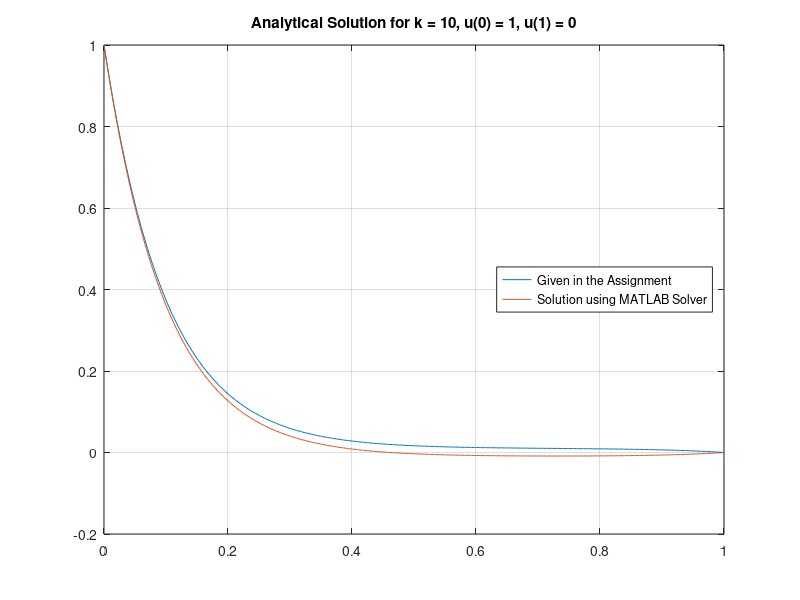
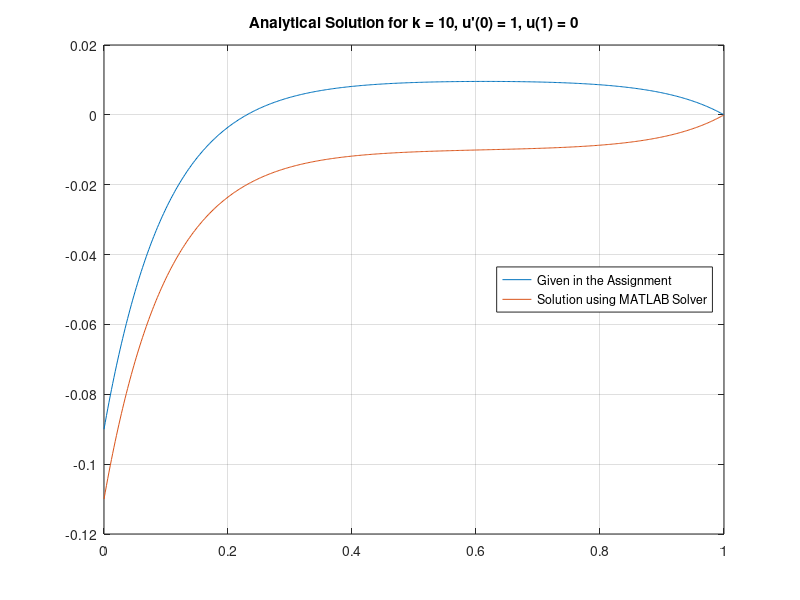

These charts were generated, in order, by the following MATLAB code: (Note: this script raises an error after producing the figures.)
clear;
clc;
close all;

x = linspace(0,1,500);
U0 = 1;
UL = 0;
A = 1;
k = 10;
L = 1;
v = 1;

%Assignment's soln
u_1_prof = (1 - ( sinh(k*(L-x)) + sinh(k*x))/sinh(k*L))*A/(k^2) + U0*sinh(k*(L-x))/sinh(k*L);

%Assignment's soln
u_2_prof = (1 - (cosh(k*x)/cosh(k*L)))*(A/k^2) - (v/k)*sinh(k*(L-x))/sinh(k*L);

%Analytical Solutions for problem 1
u1_10 = (exp(10*x)*(exp(10) - 101))/(100*(exp(20) - 1)) - (exp(-10*x)*(exp(10) - 101*exp(20)))/(100*(exp(20) - 1)) - 1/100;
u1_100 = (exp(100*x)*(exp(100) - 10001))/(10000*(exp(200) - 1)) - (exp(-100*x)*(exp(100) - 10001*exp(200)))/(10000*(exp(200) - 1)) - 1/10000;

%Analytical Solutions for problem 2
u2_10 = (exp(-10*x)*(exp(10) - 10*exp(20)))/(100*(exp(20) + 1)) + (exp(10*x)*(exp(10) + 10))/(100*(exp(20) + 1)) - 1/100;
u2_100 = (exp(-100*x)*(exp(100) - 100*exp(200)))/(10000*(exp(200) + 1)) + (exp(100*x)*(exp(100) + 100))/(10000*(exp(200) + 1)) - 1/10000;

%comparison of Assignment soln and MATLAB 
plot(x,u_1_prof,x,u1_10);
grid on;
legend('Given in the Assignment','Solution using MATLAB Solver','Location','East');
title('Analytical Solution for k = 10, u(0) = 1, u(1) = 0');

figure;
plot(x,u_2_prof,x,u2_10);
legend('Given in the Assignment','Solution using MATLAB Solver','Location','East');
title("Analytical Solution for k = 10, u'(0) = 1, u(1) = 0");
grid on;


%Problem 1, k = 10
n_10_1 = dlmread('t_0_n_10_k2_100.0_A_1.0_L_1.0_R_0.0.txt');
n_20_1 = dlmread('t_0_n_20_k2_100.0_A_1.0_L_1.0_R_0.0.txt');
n_40_1 = dlmread('t_0_n_40_k2_100.0_A_1.0_L_1.0_R_0.0.txt');
n_80_1 = dlmread('t_0_n_80_k2_100.0_A_1.0_L_1.0_R_0.0.txt');
n_160_1 = dlmread('t_0_n_160_k2_100.0_A_1.0_L_1.0_R_0.0.txt');
n_320_1 = dlmread('t_0_n_320_k2_100.0_A_1.0_L_1.0_R_0.0.txt');

%Problem 1, k = 100
n_10_2 = dlmread('t_0_n_10_k2_10000.0_A_1.0_L_1.0_R_0.0.txt');
n_20_2 = dlmread('t_0_n_20_k2_10000.0_A_1.0_L_1.0_R_0.0.txt');
n_40_2 = dlmread('t_0_n_40_k2_10000.0_A_1.0_L_1.0_R_0.0.txt');
n_80_2 = dlmread('t_0_n_80_k2_10000.0_A_1.0_L_1.0_R_0.0.txt');
n_160_2 = dlmread('t_0_n_160_k2_10000.0_A_1.0_L_1.0_R_0.0.txt');
n_320_2 = dlmread('t_0_n_320_k2_10000.0_A_1.0_L_1.0_R_0.0.txt');

%Problem 2, k = 10
n_10_3 = dlmread('t_1_n_10_k2_100.0_A_1.0_L_1.0_R_0.0.txt');
n_20_3 = dlmread('t_1_n_20_k2_100.0_A_1.0_L_1.0_R_0.0.txt');
n_40_3 = dlmread('t_1_n_40_k2_100.0_A_1.0_L_1.0_R_0.0.txt');
n_80_3 = dlmread('t_1_n_80_k2_100.0_A_1.0_L_1.0_R_0.0.txt');
n_160_3 = dlmread('t_1_n_160_k2_100.0_A_1.0_L_1.0_R_0.0.txt');
n_320_3 = dlmread('t_1_n_320_k2_100.0_A_1.0_L_1.0_R_0.0.txt');

%Problem 2, k = 100
n_10_4 = dlmread('t_1_n_10_k2_10000.0_A_1.0_L_1.0_R_0.0.txt');
n_20_4 = dlmread('t_1_n_20_k2_10000.0_A_1.0_L_1.0_R_0.0.txt');
n_40_4 = dlmread('t_1_n_40_k2_10000.0_A_1.0_L_1.0_R_0.0.txt');
n_80_4 = dlmread('t_1_n_80_k2_10000.0_A_1.0_L_1.0_R_0.0.txt');
n_160_4 = dlmread('t_1_n_160_k2_10000.0_A_1.0_L_1.0_R_0.0.txt');
n_320_4 = dlmread('t_1_n_320_k2_10000.0_A_1.0_L_1.0_R_0.0.txt');


%Figure for problem 1, k = 10
figure;
grid on;
hold on;
plot(x,u1_10,'k',n_10_1(:,1),n_10_1(:,2),'r*');
plot(n_20_1(:,1),n_20_1(:,2),'b*');
plot(n_40_1(:,1),n_40_1(:,2),'m*');
plot(n_80_1(:,1),n_80_1(:,2),'g*');
legend('Analytical Solution','n = 10','n = 20','n = 40','n = 80');
title('Convergence of Approximation for k = 10, u(0) = 1, u(1) = 0');

%Figure for problem 1, k = 100
figure;
grid on;
hold on;
plot(x,u1_100,'k',n_10_2(:,1),n_10_2(:,2),'r*');
plot(n_20_2(:,1),n_20_2(:,2),'b*');
plot(n_40_2(:,1),n_40_2(:,2),'m*');
plot(n_80_2(:,1),n_80_2(:,2),'g*');
legend('Analytical Solution','n = 10','n = 20','n = 40','n = 80');
title('Convergence of Approximation for k = 100, u(0) = 1, u(1) = 0');

%Figure for problem 2, k = 10
figure;
grid on;
hold on;
plot(x,u2_10,'k',n_10_3(:,1),n_10_3(:,2),'r*');
plot(n_20_3(:,1),n_20_3(:,2),'b*');
plot(n_40_3(:,1),n_40_3(:,2),'m*');
plot(n_80_3(:,1),n_80_3(:,2),'g*');
legend('Analytical Solution','n = 10','n = 20','n = 40','n = 80','Location','East');
title("Convergence of Approximation for k = 10, u'(0) = 1, u(1) = 0");

%Figure for problem 2, k = 100
figure;
grid on;
hold on;
plot(x,u2_100,'k',n_10_4(:,1),n_10_4(:,2),'r*');
plot(n_20_4(:,1),n_20_4(:,2),'b*');
plot(n_40_4(:,1),n_40_4(:,2),'m*');
plot(n_80_4(:,1),n_80_4(:,2),'g*');
legend('Analytical Solution','n = 10','n = 20','n = 40','n = 80','Location','East');
title("Convergence of Approximation for k = 100, u'(0) = 1, u(1) = 0");

%Determination of order of accuracy
[order_1_10, differences_1_10] = OrderofAccuracy(n_40_1(:,2),n_80_1(:,2),1);
[order_1_100, differences_1_100] = OrderofAccuracy(n_40_2(:,2),n_80_2(:,2),2);
[order_2_10, differences_2_10] = OrderofAccuracy(n_40_3(:,2),n_80_3(:,2),3);
[order_2_100, differences_2_100] = OrderofAccuracy(n_40_4(:,2),n_80_4(:,2),4);

fprintf('Order of Accuracy:\n');
fprintf('Problem 1: n = 10, Order = %f\n',order_1_10);
fprintf('Problem 1: n = 100, Order = %f\n',order_1_100);
fprintf('Problem 2: n = 10, Order = %f\n',order_2_10);
fprintf('Problem 2: n = 100, Order = %f\n',order_2_100);

figure;
plot(differences_1_10(:,1),differences_1_10(:,2));
title("Error as Function of x for k = 10, u(0) = 1, u(1) = 0");

figure;
plot(differences_1_100(:,1),differences_1_100(:,2));
title("Error as Function of x for k = 100, u(0) = 1, u(1) = 0");

figure;
plot(differences_2_10(:,1),differences_2_10(:,2));
title("Error as Function of x for k = 10, u'(0) = 1, u(1) = 0");

figure;
plot(differences_2_100(:,1),differences_2_100(:,2));
title("Error as Function of x for k = 100, u'(0) = 1, u(1) = 0");

